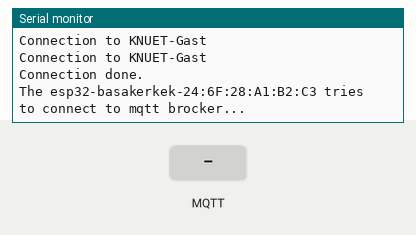
This sketch was run on a simulated ESP32. On the bench: the last lines printed to the serial monitor. Inputs (shaded band) come from the test bench. WiFi joins after 1.5 s; servers stay silent unless stated; no MQTT or app messages arrive unless stated.

Above: at 2.7 s.
2.8 s: MQTT message "1" arrives on the first subscribed topic
At 3.7 s:
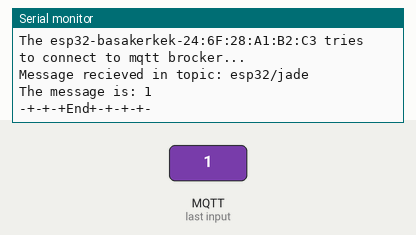
4.3 s: MQTT message "on" arrives on the first subscribed topic
At 4.9 s:
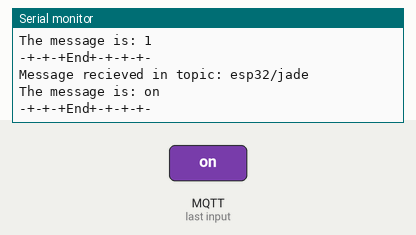
5.8 s: MQTT message "off" arrives on the first subscribed topic
At 7.2 s:
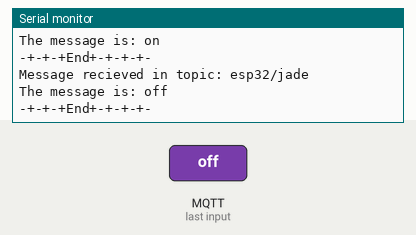

Measured:
- after the input at 2.8 s, the serial monitor: prints a new line at once (image 1)
- after the input at 4.3 s, the serial monitor: prints a new line at once (image 2)
- after the input at 5.8 s, the serial monitor: prints a new line at once (image 3)

The sketch:

WiFi_arduino.ino
```cpp
#include <WiFi.h>
#include <PubSubClient.h>

const char *ssid = "KNUET-Gast";
const char *password = "Knuet201";
WiFiClient espClient;

  const char *mqttBroker = "139.13.210.83";
  const char *topic = "esp32/jade";
  const char *mqttUsername = "";
  const char *mqttPassword = "";
  const int mqttPort = 1883;
  PubSubClient client(espClient);

void setup() {

  Serial.begin(115200);
  WiFi.begin(ssid, password);
  while(WiFi.status() != WL_CONNECTED) {
    delay(500);
    Serial.print("Connection to ");
    Serial.println(ssid);
  }
  Serial.println("Connection done.");
  client.setServer(mqttBroker, mqttPort);
  client.setCallback(callback);
  while(!client.connected()){
    String clientID = "esp32-basakerkek-";
    clientID += String(WiFi.macAddress());
    Serial.printf("The %s tries to connect to mqtt brocker...\n",clientID.c_str());
    if(client.connect(clientID.c_str(), mqttUsername, mqttPassword)){
    }
    else {
      Serial.print("mqtt connection failed");
      Serial.println(client.state());
      delay(2000);
    }
  }
  client.publish(topic, "Hi EMQX brocker I´m a ESP32 :)");
  client.subscribe(topic);
}

void loop() {
  client.loop();
}
void callback(char *topic, byte *payload, unsigned int length){
  Serial.print ("Message recieved in topic: ");
  Serial.println(topic);
  Serial.print("The message is: ");
  for(int i=0;i<length; i++){
    Serial.print((char) payload[i]);
  }
  Serial.println();
  Serial.println("-+-+-+End+-+-+-+-");
}
```
